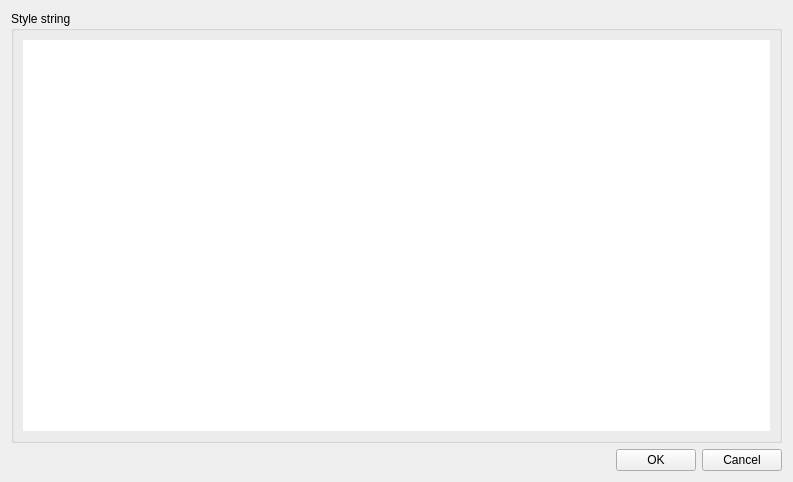
<?xml version="1.0" encoding="UTF-8"?>
<ui version="4.0">
 <class>DlgTextEdit</class>
 <widget class="QWidget" name="DlgTextEdit">
  <property name="geometry">
   <rect>
    <x>0</x>
    <y>0</y>
    <width>793</width>
    <height>482</height>
   </rect>
  </property>
  <property name="windowTitle">
   <string>Style String</string>
  </property>
  <property name="windowIcon">
   <iconset resource="../resource/resource.qrc">
    <normaloff>:/16x16_ico_png/style_edit.png</normaloff>:/16x16_ico_png/style_edit.png</iconset>
  </property>
  <layout class="QVBoxLayout" name="verticalLayout_2">
   <item>
    <widget class="QGroupBox" name="groupBox">
     <property name="title">
      <string>Style string</string>
     </property>
     <layout class="QVBoxLayout" name="verticalLayout">
      <item>
       <widget class="gui::TextEditor" name="text">
        <property name="frameShape">
         <enum>QFrame::NoFrame</enum>
        </property>
       </widget>
      </item>
     </layout>
    </widget>
   </item>
   <item>
    <layout class="QHBoxLayout" name="horizontalLayout">
     <item>
      <spacer name="horizontalSpacer">
       <property name="orientation">
        <enum>Qt::Horizontal</enum>
       </property>
       <property name="sizeHint" stdset="0">
        <size>
         <width>40</width>
         <height>20</height>
        </size>
       </property>
      </spacer>
     </item>
     <item>
      <widget class="QPushButton" name="btnAccept">
       <property name="text">
        <string>OK</string>
       </property>
      </widget>
     </item>
     <item>
      <widget class="QPushButton" name="btnCancel">
       <property name="text">
        <string>Cancel</string>
       </property>
      </widget>
     </item>
    </layout>
   </item>
  </layout>
 </widget>
 <customwidgets>
  <customwidget>
   <class>gui::TextEditor</class>
   <extends>QPlainTextEdit</extends>
   <header>codewidget.h</header>
  </customwidget>
 </customwidgets>
 <resources>
  <include location="../resource/resource.qrc"/>
 </resources>
 <connections/>
</ui>
